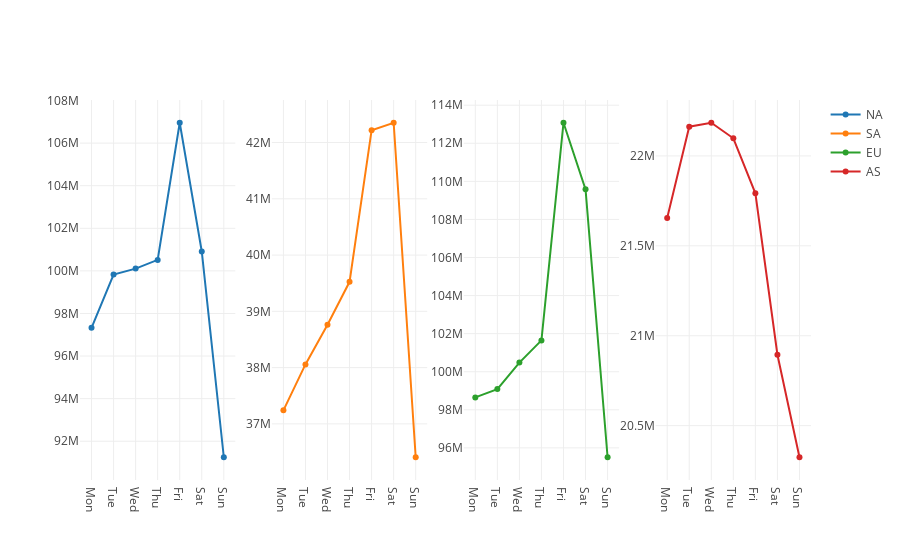

Notebook code cell kept with this figure:
### Code cell
po.iplot(fig)

### Figure 1 — Plotly figure (JSON) as saved in the notebook; plotly's stock layout.template omitted (floating-point values rounded to 4 significant figures)
{"data": [{"name": "NA", "type": "scatter", "uid": "cde8dc4f-1aae-4726-9ffb-695fe630665d", "x": ["Mon", "Tue", "Wed", "Thu", "Fri", "Sat", "Sun"], "xaxis": "x", "y": [97330000.0, 99830000.0, 100100000.0, 100500000.0, 107000000.0, 100900000.0, 91250000.0], "yaxis": "y"}, {"name": "SA", "type": "scatter", "uid": "e6e7a1e5-e9ef-4da6-8db2-263283a0dc14", "x": ["Mon", "Tue", "Wed", "Thu", "Fri", "Sat", "Sun"], "xaxis": "x2", "y": [37240000.0, 38060000.0, 38760000.0, 39520000.0, 42220000.0, 42350000.0, 36410000.0], "yaxis": "y2"}, {"name": "EU", "type": "scatter", "uid": "9445e210-4498-447b-a6d8-4f9b6c00dbd3", "x": ["Mon", "Tue", "Wed", "Thu", "Fri", "Sat", "Sun"], "xaxis": "x3", "y": [98650000.0, 99087646, 100500000.0, 101600000.0, 113100000.0, 109600000.0, 95510000.0], "yaxis": "y3"}, {"name": "AS", "type": "scatter", "uid": "f2474f23-5616-41d1-adb9-ee3dd4cacb6a", "x": ["Mon", "Tue", "Wed", "Thu", "Fri", "Sat", "Sun"], "xaxis": "x4", "y": [21660000.0, 22160000.0, 22180000.0, 22100000.0, 21790000.0, 20890000.0, 20320000.0], "yaxis": "y4"}], "layout": {"xaxis": {"anchor": "y", "domain": [0, 0.2125]}, "xaxis2": {"anchor": "y2", "domain": [0.2625, 0.475]}, "xaxis3": {"anchor": "y3", "domain": [0.525, 0.7375]}, "xaxis4": {"anchor": "y4", "domain": [0.7875, 1]}, "yaxis": {"anchor": "x", "domain": [0, 1]}, "yaxis2": {"anchor": "x2", "domain": [0, 1]}, "yaxis3": {"anchor": "x3", "domain": [0, 1]}, "yaxis4": {"anchor": "x4", "domain": [0, 1]}}}
